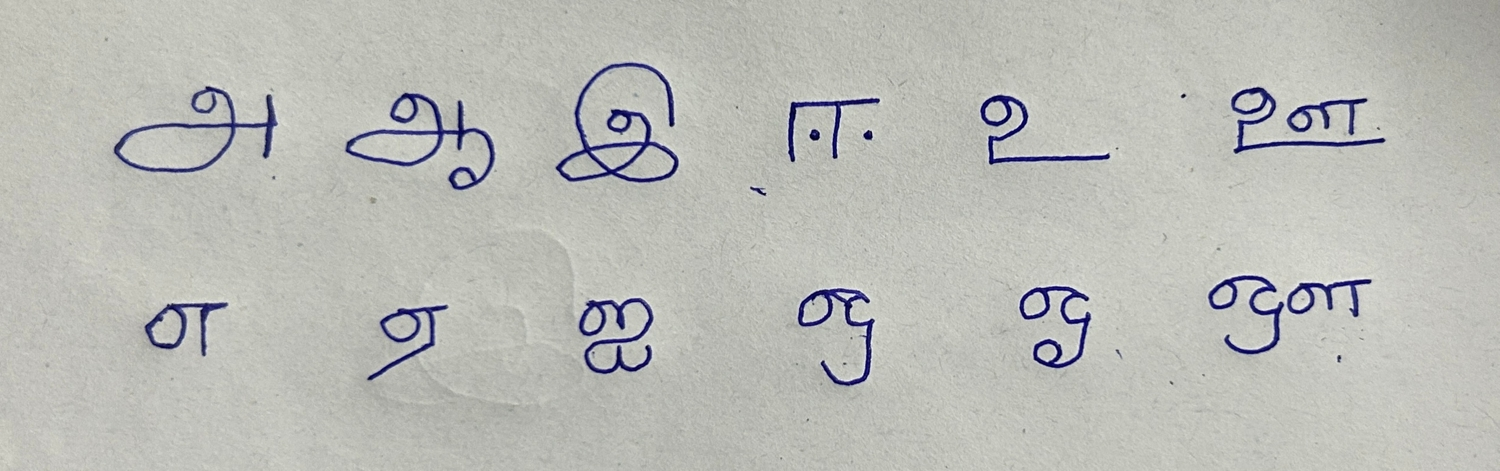
#> input picture Sample.JPG, 1500 x 471 px, found by its file name
$ python -i png_generator.py   (imports and definitions only)   (older library calls are emulated)
#> lines starting #> are read from the running program, lines starting #| are printed output that depends on the picture; after the words box and inside, x2 and y2 are one past the last pixel; in counts of white or black regions, pixels touching at a corner belong together
#Python 3
#packages
from PIL import Image, ImageEnhance
import os
import cv2
import subprocess

def convertImage(i):
#> called with i = 'Sample.JPG'
    input_image = Image.open('./cropped/'+i)
#> input_image is the input picture: PIL image 1500x471 RGB; mean R, G, B 186.6, 187.5, 182.7

    # Convert the image to grayscale
    grayscale_image = input_image.convert("L")
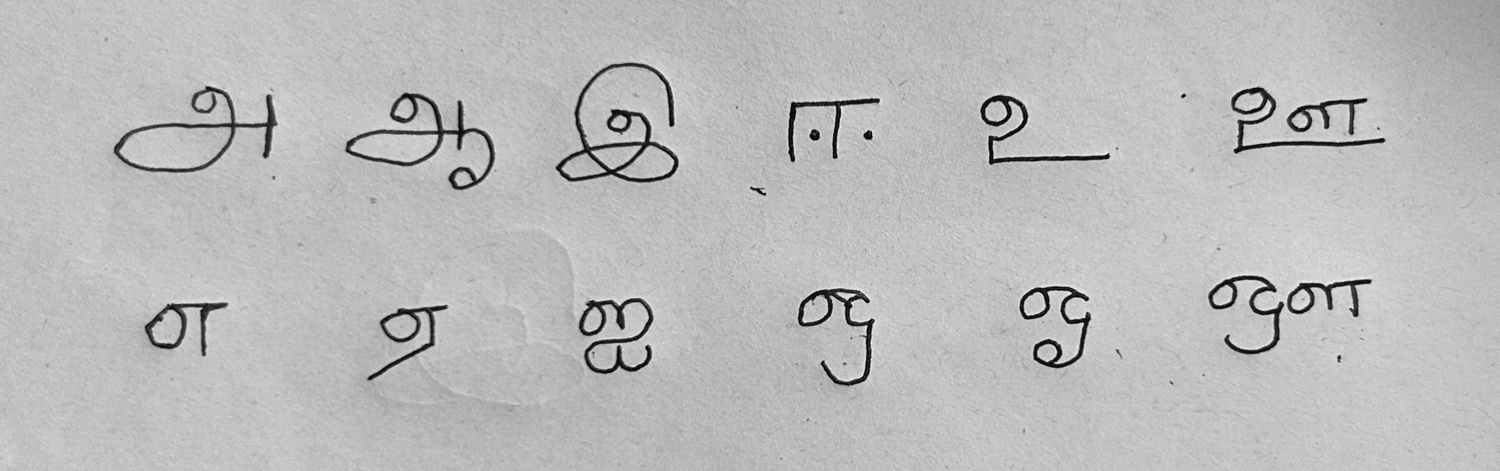
#> grayscale_image: PIL image 1500x471 L; min 1, max 248, mean 186.8

    # Apply a threshold to create a black and white image
    threshold = 128  # Adjust this threshold as needed
    bw_image = grayscale_image.point(lambda p: 255 if p > threshold else 0, mode='1')
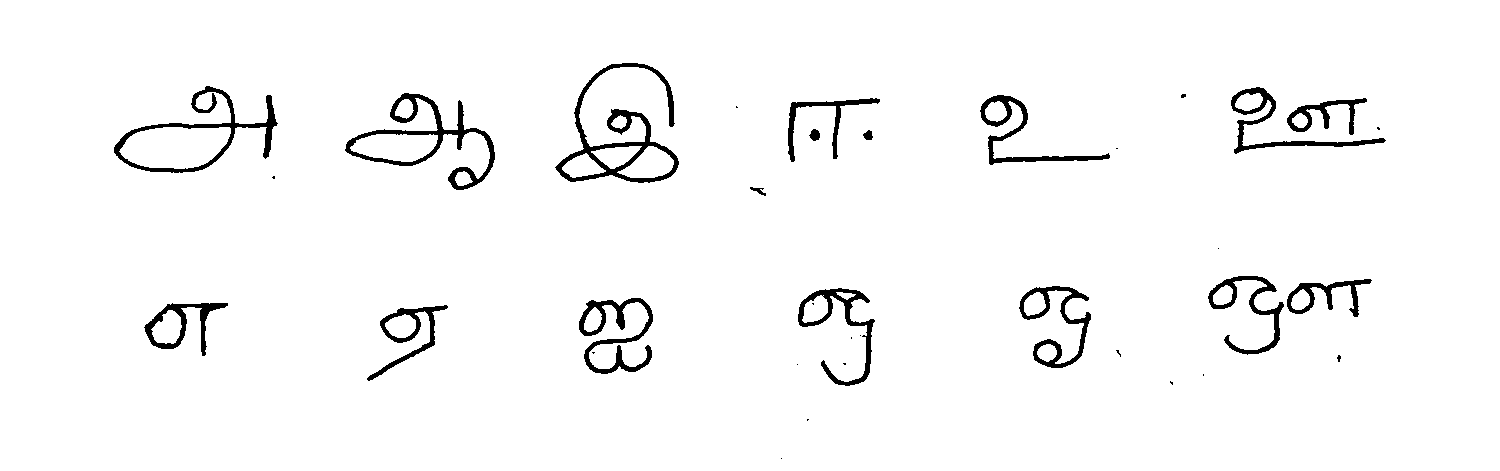
#> bw_image: PIL image 1500x471 1; 96.9% white; 35 black regions (18 under 20 px), largest, box (x1, y1, x2, y2) and area: (555, 63, 679, 183) 2884, (345, 93, 495, 190) 2465, (114, 86, 278, 173) 2103

    mask = input_image.convert("L")

    threshold = 240  # Adjust this threshold as needed
    mask = mask.point(lambda p: 0 if p > threshold else 255)  # Create the mask using a threshold
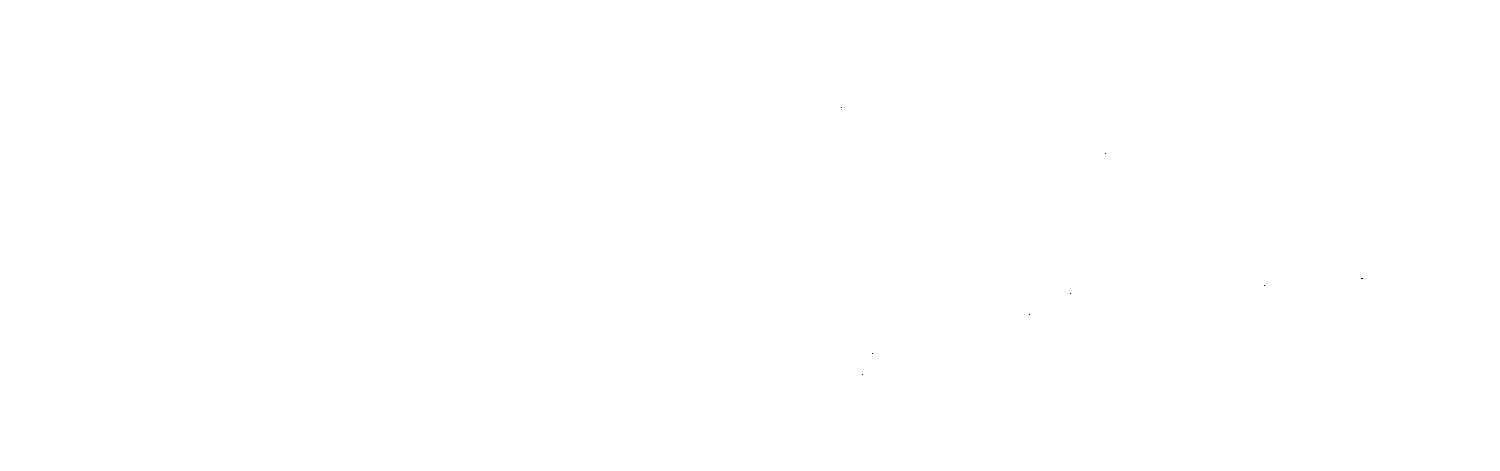
#> mask: PIL image 1500x471 L; 100% white; black in thin lines or dots, all inside (x1, y1, x2, y2) = (841, 107, 1363, 375)

    # Apply the mask to the image
    input_image.putalpha(mask)
#> input_image: PIL image 1500x471 RGBA

    # Save the black image
    #out_name = i.split(".")[0]
    input_image.save("./png/"+i.split(".")[0], "PNG")
    print("Successful = " + i)

# [112 lines left out: functions convertpngtosvg, process_start, not called in this run]

>>> result = convertImage('Sample.JPG')
